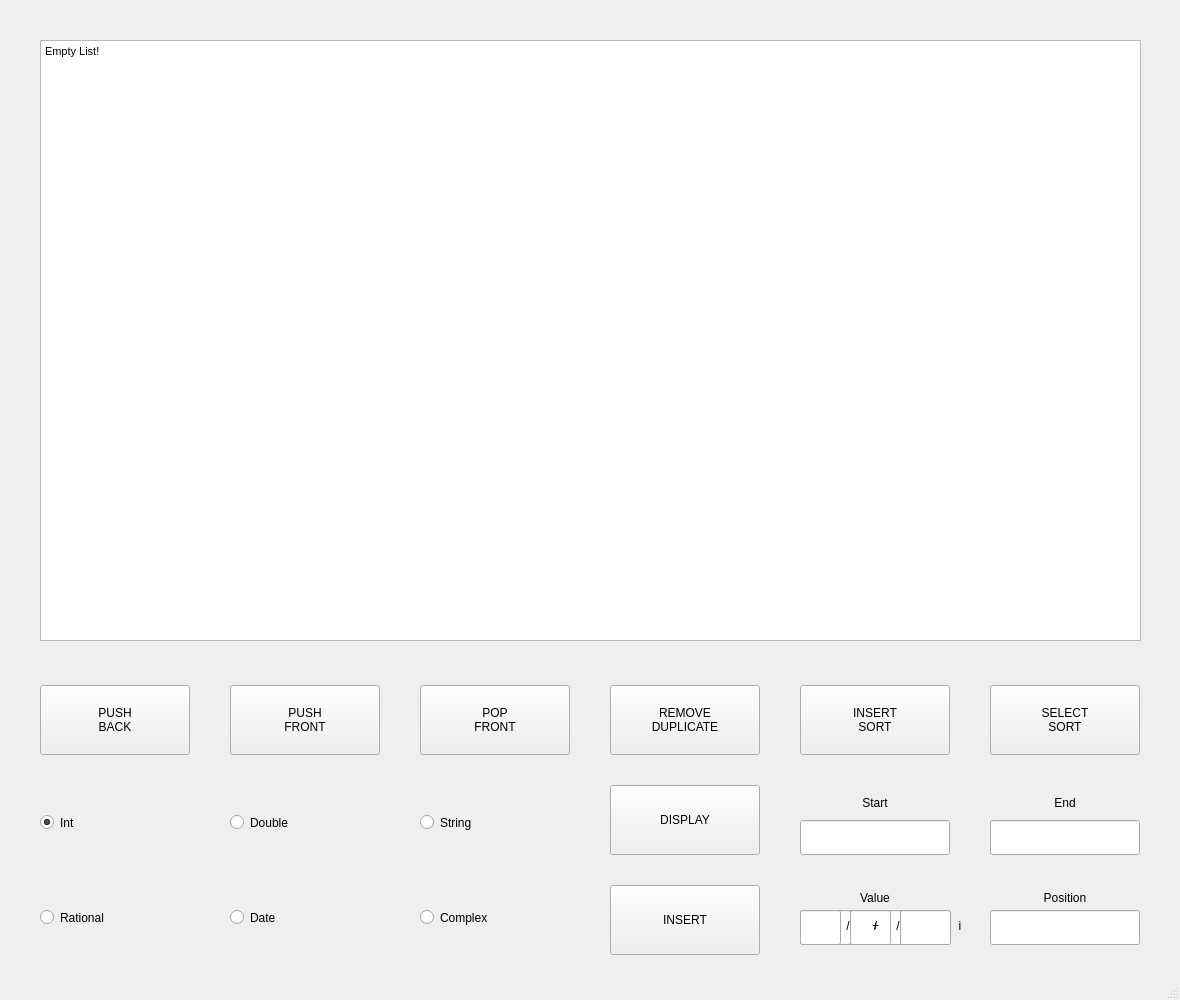
<?xml version="1.0" encoding="UTF-8"?>
<ui version="4.0">
 <class>MainWindow</class>
 <widget class="QMainWindow" name="MainWindow">
  <property name="geometry">
   <rect>
    <x>0</x>
    <y>0</y>
    <width>1180</width>
    <height>1000</height>
   </rect>
  </property>
  <property name="windowTitle">
   <string>MainWindow</string>
  </property>
  <widget class="QWidget" name="centralwidget">
   <widget class="QRadioButton" name="rationalButton">
    <property name="geometry">
     <rect>
      <x>40</x>
      <y>900</y>
      <width>150</width>
      <height>35</height>
     </rect>
    </property>
    <property name="text">
     <string>Rational</string>
    </property>
   </widget>
   <widget class="QRadioButton" name="intButton">
    <property name="geometry">
     <rect>
      <x>40</x>
      <y>805</y>
      <width>150</width>
      <height>35</height>
     </rect>
    </property>
    <property name="text">
     <string>Int</string>
    </property>
    <property name="checked">
     <bool>true</bool>
    </property>
   </widget>
   <widget class="QRadioButton" name="dateButton">
    <property name="geometry">
     <rect>
      <x>230</x>
      <y>900</y>
      <width>150</width>
      <height>35</height>
     </rect>
    </property>
    <property name="text">
     <string>Date</string>
    </property>
   </widget>
   <widget class="QRadioButton" name="doubleButton">
    <property name="geometry">
     <rect>
      <x>230</x>
      <y>805</y>
      <width>150</width>
      <height>35</height>
     </rect>
    </property>
    <property name="text">
     <string>Double</string>
    </property>
   </widget>
   <widget class="QRadioButton" name="stringButton">
    <property name="geometry">
     <rect>
      <x>420</x>
      <y>805</y>
      <width>150</width>
      <height>35</height>
     </rect>
    </property>
    <property name="text">
     <string>String</string>
    </property>
   </widget>
   <widget class="QRadioButton" name="complexButton">
    <property name="geometry">
     <rect>
      <x>420</x>
      <y>900</y>
      <width>150</width>
      <height>35</height>
     </rect>
    </property>
    <property name="text">
     <string>Complex</string>
    </property>
   </widget>
   <widget class="QPushButton" name="displayButton">
    <property name="geometry">
     <rect>
      <x>610</x>
      <y>785</y>
      <width>150</width>
      <height>70</height>
     </rect>
    </property>
    <property name="text">
     <string>DISPLAY</string>
    </property>
   </widget>
   <widget class="QPushButton" name="push_backButton">
    <property name="geometry">
     <rect>
      <x>40</x>
      <y>685</y>
      <width>150</width>
      <height>70</height>
     </rect>
    </property>
    <property name="text">
     <string>PUSH
BACK</string>
    </property>
   </widget>
   <widget class="QPushButton" name="push_frontButton">
    <property name="geometry">
     <rect>
      <x>230</x>
      <y>685</y>
      <width>150</width>
      <height>70</height>
     </rect>
    </property>
    <property name="text">
     <string>PUSH
FRONT</string>
    </property>
   </widget>
   <widget class="QPushButton" name="pop_frontButton">
    <property name="geometry">
     <rect>
      <x>420</x>
      <y>685</y>
      <width>150</width>
      <height>70</height>
     </rect>
    </property>
    <property name="text">
     <string>POP
FRONT</string>
    </property>
   </widget>
   <widget class="QPushButton" name="remove_duplicatesButton">
    <property name="geometry">
     <rect>
      <x>610</x>
      <y>685</y>
      <width>150</width>
      <height>70</height>
     </rect>
    </property>
    <property name="text">
     <string>REMOVE
DUPLICATE</string>
    </property>
   </widget>
   <widget class="QPushButton" name="insert_sortButton">
    <property name="geometry">
     <rect>
      <x>800</x>
      <y>685</y>
      <width>150</width>
      <height>70</height>
     </rect>
    </property>
    <property name="text">
     <string>INSERT
SORT</string>
    </property>
   </widget>
   <widget class="QPushButton" name="select_sortButton">
    <property name="geometry">
     <rect>
      <x>990</x>
      <y>685</y>
      <width>150</width>
      <height>70</height>
     </rect>
    </property>
    <property name="text">
     <string>SELECT
SORT</string>
    </property>
   </widget>
   <widget class="QPushButton" name="insertButton">
    <property name="geometry">
     <rect>
      <x>610</x>
      <y>885</y>
      <width>150</width>
      <height>70</height>
     </rect>
    </property>
    <property name="text">
     <string>INSERT</string>
    </property>
   </widget>
   <widget class="QLineEdit" name="displayFrom">
    <property name="geometry">
     <rect>
      <x>800</x>
      <y>820</y>
      <width>150</width>
      <height>35</height>
     </rect>
    </property>
    <property name="text">
     <string/>
    </property>
   </widget>
   <widget class="QLineEdit" name="displayTo">
    <property name="geometry">
     <rect>
      <x>990</x>
      <y>820</y>
      <width>150</width>
      <height>35</height>
     </rect>
    </property>
    <property name="text">
     <string/>
    </property>
   </widget>
   <widget class="QLineEdit" name="insertValue">
    <property name="geometry">
     <rect>
      <x>800</x>
      <y>910</y>
      <width>150</width>
      <height>35</height>
     </rect>
    </property>
    <property name="text">
     <string/>
    </property>
   </widget>
   <widget class="QLabel" name="displayFromLabel">
    <property name="geometry">
     <rect>
      <x>800</x>
      <y>790</y>
      <width>150</width>
      <height>25</height>
     </rect>
    </property>
    <property name="text">
     <string>Start</string>
    </property>
    <property name="alignment">
     <set>Qt::AlignCenter</set>
    </property>
   </widget>
   <widget class="QLabel" name="displayToLabel">
    <property name="geometry">
     <rect>
      <x>990</x>
      <y>790</y>
      <width>150</width>
      <height>25</height>
     </rect>
    </property>
    <property name="text">
     <string>End</string>
    </property>
    <property name="alignment">
     <set>Qt::AlignCenter</set>
    </property>
   </widget>
   <widget class="QLabel" name="insertLabel">
    <property name="geometry">
     <rect>
      <x>800</x>
      <y>885</y>
      <width>150</width>
      <height>25</height>
     </rect>
    </property>
    <property name="text">
     <string>Value</string>
    </property>
    <property name="alignment">
     <set>Qt::AlignCenter</set>
    </property>
   </widget>
   <widget class="QTextBrowser" name="displayBox">
    <property name="geometry">
     <rect>
      <x>40</x>
      <y>40</y>
      <width>1101</width>
      <height>601</height>
     </rect>
    </property>
    <property name="html">
     <string>&lt;!DOCTYPE HTML PUBLIC &quot;-//W3C//DTD HTML 4.0//EN&quot; &quot;http://www.w3.org/TR/REC-html40/strict.dtd&quot;&gt;
&lt;html&gt;&lt;head&gt;&lt;meta name=&quot;qrichtext&quot; content=&quot;1&quot; /&gt;&lt;meta charset=&quot;utf-8&quot; /&gt;&lt;style type=&quot;text/css&quot;&gt;
p, li { white-space: pre-wrap; }
hr { height: 1px; border-width: 0; }
li.unchecked::marker { content: &quot;\2610&quot;; }
li.checked::marker { content: &quot;\2612&quot;; }
&lt;/style&gt;&lt;/head&gt;&lt;body style=&quot; font-family:'Segoe UI'; font-size:9pt; font-weight:400; font-style:normal;&quot;&gt;
&lt;p style=&quot; margin-top:0px; margin-bottom:0px; margin-left:0px; margin-right:0px; -qt-block-indent:0; text-indent:0px;&quot;&gt;&lt;span style=&quot; font-family:'MS Shell Dlg 2'; font-size:8.1pt;&quot;&gt;Empty List!&lt;/span&gt;&lt;/p&gt;&lt;/body&gt;&lt;/html&gt;</string>
    </property>
   </widget>
   <widget class="QLabel" name="insertLabel_2">
    <property name="geometry">
     <rect>
      <x>990</x>
      <y>885</y>
      <width>150</width>
      <height>25</height>
     </rect>
    </property>
    <property name="text">
     <string>Position</string>
    </property>
    <property name="alignment">
     <set>Qt::AlignCenter</set>
    </property>
   </widget>
   <widget class="QLineEdit" name="insertPosition">
    <property name="geometry">
     <rect>
      <x>990</x>
      <y>910</y>
      <width>150</width>
      <height>35</height>
     </rect>
    </property>
    <property name="text">
     <string/>
    </property>
   </widget>
   <widget class="QLineEdit" name="insertValue_2">
    <property name="geometry">
     <rect>
      <x>800</x>
      <y>910</y>
      <width>51</width>
      <height>35</height>
     </rect>
    </property>
    <property name="text">
     <string/>
    </property>
   </widget>
   <widget class="QLineEdit" name="insertValue_3">
    <property name="geometry">
     <rect>
      <x>900</x>
      <y>910</y>
      <width>51</width>
      <height>35</height>
     </rect>
    </property>
    <property name="text">
     <string/>
    </property>
   </widget>
   <widget class="QLineEdit" name="insertValue_4">
    <property name="geometry">
     <rect>
      <x>800</x>
      <y>910</y>
      <width>41</width>
      <height>35</height>
     </rect>
    </property>
    <property name="text">
     <string/>
    </property>
   </widget>
   <widget class="QLineEdit" name="insertValue_5">
    <property name="geometry">
     <rect>
      <x>850</x>
      <y>910</y>
      <width>41</width>
      <height>35</height>
     </rect>
    </property>
    <property name="text">
     <string/>
    </property>
   </widget>
   <widget class="QLineEdit" name="insertValue_6">
    <property name="geometry">
     <rect>
      <x>900</x>
      <y>910</y>
      <width>51</width>
      <height>35</height>
     </rect>
    </property>
    <property name="text">
     <string/>
    </property>
   </widget>
   <widget class="QLabel" name="insertLabel_3">
    <property name="geometry">
     <rect>
      <x>860</x>
      <y>910</y>
      <width>31</width>
      <height>31</height>
     </rect>
    </property>
    <property name="text">
     <string>/</string>
    </property>
    <property name="alignment">
     <set>Qt::AlignCenter</set>
    </property>
   </widget>
   <widget class="QLabel" name="insertLabel_4">
    <property name="geometry">
     <rect>
      <x>850</x>
      <y>910</y>
      <width>51</width>
      <height>31</height>
     </rect>
    </property>
    <property name="text">
     <string>+</string>
    </property>
    <property name="alignment">
     <set>Qt::AlignCenter</set>
    </property>
   </widget>
   <widget class="QLabel" name="insertLabel_5">
    <property name="geometry">
     <rect>
      <x>840</x>
      <y>910</y>
      <width>16</width>
      <height>31</height>
     </rect>
    </property>
    <property name="text">
     <string>/</string>
    </property>
    <property name="alignment">
     <set>Qt::AlignCenter</set>
    </property>
   </widget>
   <widget class="QLabel" name="insertLabel_6">
    <property name="geometry">
     <rect>
      <x>950</x>
      <y>910</y>
      <width>20</width>
      <height>31</height>
     </rect>
    </property>
    <property name="text">
     <string>i</string>
    </property>
    <property name="alignment">
     <set>Qt::AlignCenter</set>
    </property>
   </widget>
   <widget class="QLabel" name="insertLabel_7">
    <property name="geometry">
     <rect>
      <x>890</x>
      <y>910</y>
      <width>16</width>
      <height>31</height>
     </rect>
    </property>
    <property name="text">
     <string>/</string>
    </property>
    <property name="alignment">
     <set>Qt::AlignCenter</set>
    </property>
   </widget>
  </widget>
  <widget class="QMenuBar" name="menubar">
   <property name="geometry">
    <rect>
     <x>0</x>
     <y>0</y>
     <width>1180</width>
     <height>22</height>
    </rect>
   </property>
  </widget>
  <widget class="QStatusBar" name="statusbar"/>
 </widget>
 <resources/>
 <connections/>
</ui>
